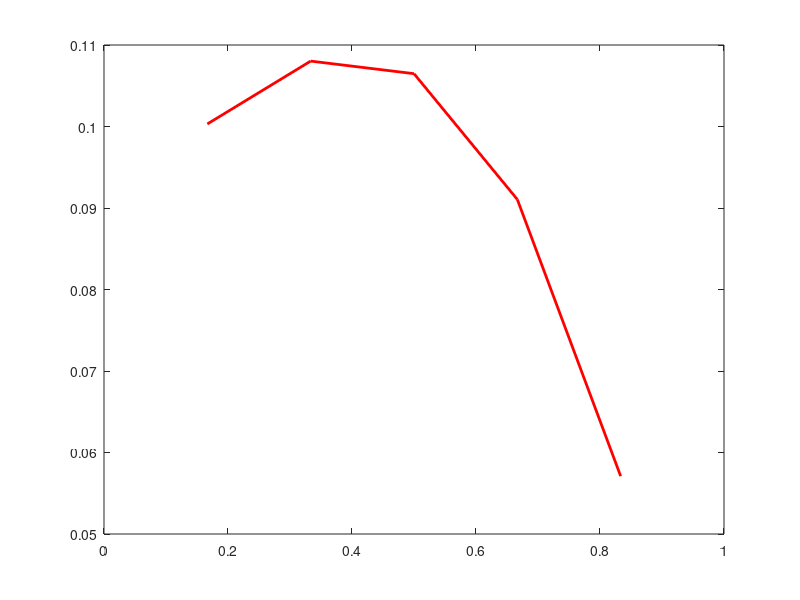

This figure's MATLAB source:

 N = input('N? ')
 h = 1/(N+1);
 x = h*[1:N]';
 A = 2*eye(N)-diag(ones(N-1,1),-1)-diag(ones(N-1,1),1);

 A(1,1:2) = [2-4/(2*h+3) -1+1/(2*h+3)];
 A = A/(h^2);

 f = x;

 u = A\f;

 figure(1), clf
 plot(x, u, 'r-','linewidth',2)

% ew = sort(eig(A));
% 
% ew(1:5)/pi^2
%
% lam1 = ew(1);
% 
% sqrt(lam1)-tan(sqrt(lam1))
